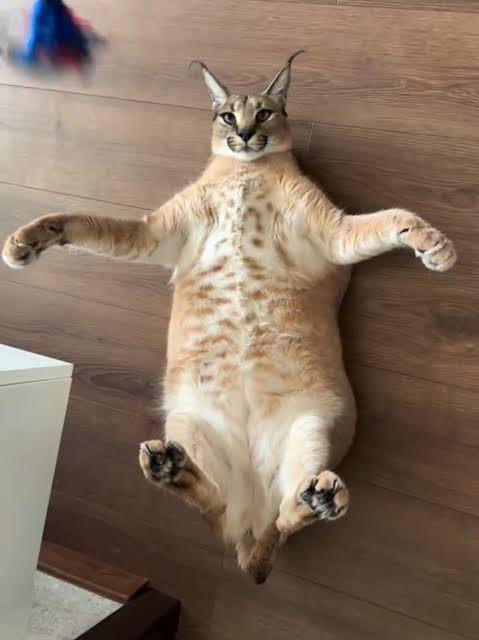
#> input picture RobotDreams/lesson_7/transformations/data/floppa.jpg, 479 x 640 px
$ jupyter execute --allow-errors Similarity.ipynb
#> lines starting #> are read from the running program, lines starting #| are printed output that depends on the picture; long printed decimals are rounded
# Image Similarity in Machine Learning

Image similarity is the task of measuring how visually or semantically similar two images are.

The definition of "similar" depends on the application:

| Type                    | What is compared?                             | Example                   |
| ----------------------- | --------------------------------------------- | ------------------------- |
| Pixel Similarity        | Exact pixel values                            | Detect duplicate images   |
| Structural Similarity   | Image structure (brightness, contrast, edges) | Image compression quality |
| Feature Similarity      | Local features like corners and keypoints     | Panorama stitching        |
| Deep Feature Similarity | Semantic content learned by CNNs              | Reverse image search      |
| Embedding Similarity    | Vector representation from neural networks    | Face recognition          |

| Method               | Complexity | Robust to Rotation | Robust to Scale | Robust to Lighting | Semantic Understanding |
| -------------------- | ---------- | ------------------ | --------------- | ------------------ | ---------------------- |
| MSE                  | ⭐          | ❌                  | ❌               | ❌                  | ❌                      |
| PSNR                 | ⭐          | ❌                  | ❌               | ❌                  | ❌                      |
| Histogram Comparison | ⭐⭐         | ✅                  | ✅               | ⚠️                 | ❌                      |
| SSIM                 | ⭐⭐         | ❌                  | ❌               | ✅                  | ❌                      |
| ORB/SIFT             | ⭐⭐⭐        | ✅                  | ✅               | ✅                  | ❌                      |
| CNN Embeddings       | ⭐⭐⭐⭐       | ✅                  | ✅               | ✅                  | ✅                      |
| CLIP Embeddings      | ⭐⭐⭐⭐⭐      | ✅                  | ✅               | ✅                  | ⭐⭐⭐⭐⭐                  |

[cell 1]
import cv2
import matplotlib.pyplot as plt
import numpy as np
import torch
import torch.nn.functional as F
from PIL import Image
from sklearn.metrics.pairwise import cosine_similarity
from tensorflow.keras.applications import MobileNetV2
from tensorflow.keras.applications.mobilenet_v2 import preprocess_input
from tensorflow.keras.preprocessing import image
from transformers import CLIPModel, CLIPProcessor

## 1. Mean Squared Error (MSE)
 - Lower is better. ( Compares images pixel-by-pixel. )
 - MSE is very small → images are almost identical.

[cell 2]
img1 = cv2.imread("data/floppa.jpg")
#> img1 is the input picture: shape (640, 479, 3); mean B, G, R 98.2, 115, 134.6
img1 = cv2.cvtColor(img1, cv2.COLOR_BGR2RGB)
img2 = np.clip(img1 * 1.1, 0, 255).astype(np.uint8)
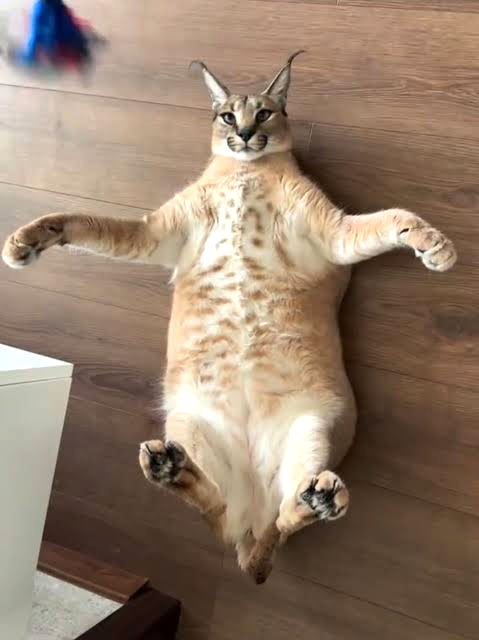
#> img2: shape (640, 479, 3); mean R, G, B 147.3, 125.9, 107.6

mse = np.mean((img1.astype(float) - img2.astype(float)) ** 2)
#> mse = 150.6

print(f'MSE: {mse}')
#| MSE: 150.613

[cell 3]
fig, (ax1, ax2) = plt.subplots(1, 2, figsize=(12, 5))
ax1.imshow(img1)
ax1.set_title("Original Image")
ax2.imshow(img2)
ax2.set_title("Modified Image")
plt.tight_layout()
plt.show()
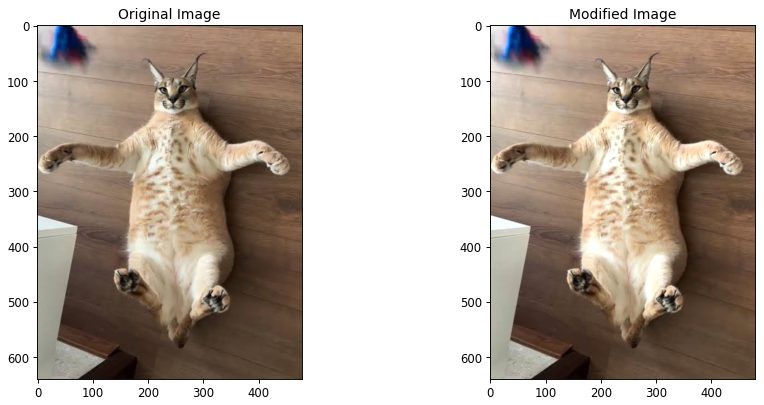
#> figure drawn by matplotlib, 2 panels

## 2. Structural Similarity Index (SSIM)

Instead of comparing pixels directly, SSIM compares:
 - luminance
 - contrast
 - structure

 Score:

- 1.0 = identical
- 0.0 = completely different

[cell 4]
img1 = cv2.imread("data/floppa.jpg")
img1 = cv2.cvtColor(img1, cv2.COLOR_BGR2RGB)
img2 = np.clip(img1 * 1.1, 0, 255).astype(np.uint8)


#> (the rest of this cell did not finish here and is left out)

## 3. Histogram Comparison

> Instead of pixels, compare color distributions.

[cell 5]
img1 = cv2.imread("data/floppa.jpg")
img1 = cv2.cvtColor(img1, cv2.COLOR_BGR2RGB)
img2 = np.clip(img1 * 1.1, 0, 255).astype(np.uint8)

hist1 = cv2.calcHist([img1],[0],None,[256],[0,256])
#> hist1 = 256 values, max 3470 at index 82, min 79 at index 5, mean 1197.5
hist2 = cv2.calcHist([img2],[0],None,[256],[0,256])
#> hist2 = 256 values, max 9920 at index 255, min 0 at index 10, mean 1197.5

score = cv2.compareHist(
    hist1,
    hist2,
    cv2.HISTCMP_CORREL
)
#> score = 0.519

print(f'Histogram Similarity: {score * 100:.2f}%')
#| Histogram Similarity: 51.92%

## 4. ORB Feature Matching

Instead of comparing pixels, ORB detects:

- corners
- edges
- texture

Even if images are:

- rotated
- scaled
- slightly noisy

ORB still works.

[cell 6]
img1 = cv2.imread("data/floppa.jpg")
img1 = cv2.cvtColor(img1, cv2.COLOR_BGR2RGB)
img2 = np.clip(img1 * 1.1, 0, 255).astype(np.uint8)

orb = cv2.ORB_create()

kp1, des1 = orb.detectAndCompute(img1, None)
#> kp1 = 500 keypoints; strongest (x, y, size): (316, 488, 31), (222, 114, 37.2), (407, 229, 31), (232, 114, 37.2)
kp2, des2 = orb.detectAndCompute(img2, None)
#> kp2 = 500 keypoints; strongest (x, y, size): (316, 488, 31), (222, 114, 37.2), (407, 229, 31), (229, 112, 44.6)

bf = cv2.BFMatcher(cv2.NORM_HAMMING)

matches = bf.match(des1, des2)
#> matches = 500 matches

print(f'Number of ORB matches: {len(matches)}')
#| Number of ORB matches: 500
# More matches = more similar.

$ run again, with RobotDreams/lesson_7/transformations/data/dog.jpg copied over RobotDreams/lesson_7/transformations/data/floppa.jpg
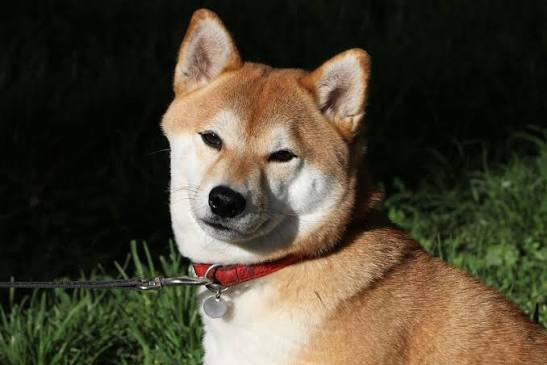
#> input picture RobotDreams/lesson_7/transformations/data/dog.jpg, 547 x 365 px
#> img1 is the input picture: shape (365, 547, 3); mean B, G, R 49.6, 66.8, 74.5
#> `img2 = np.clip(img1 * 1.1, 0, 255).astype(np.uint8)`:
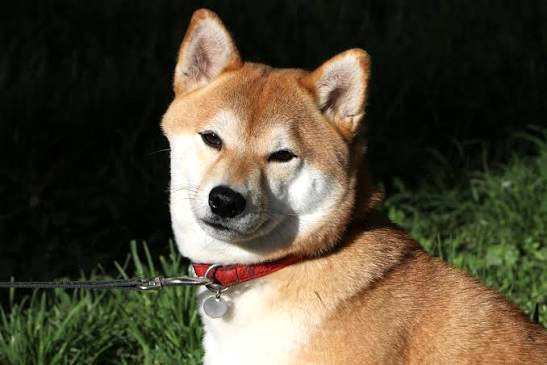
#> img2: shape (365, 547, 3); mean R, G, B 81.2, 73, 54.1
#> mse = 82.18
#| MSE: 82.185
#> `plt.show()`:
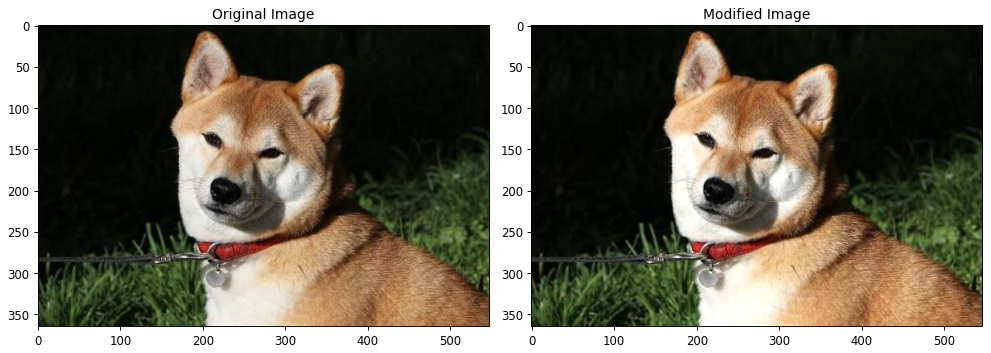
#> figure drawn by matplotlib, 2 panels
#> hist1 = 256 values, max 9793 at index 4, min 2 at index 251, mean 779.9
#> hist2 = 256 values, max 9793 at index 4, min 0 at index 10, mean 779.9
#> score = 0.896
#| Histogram Similarity: 89.64%
#> kp1 = 500 keypoints; strongest (x, y, size): (203, 286, 31), (205, 288, 31), (204, 135, 53.6), (203, 135, 64.3)
#> kp2 has the same summary as kp1
#> matches = 500 matches
#| Number of ORB matches: 500

$ run again, with RobotDreams/lesson_7/transformations/data/cat2.png saved as RobotDreams/lesson_7/transformations/data/floppa.jpg
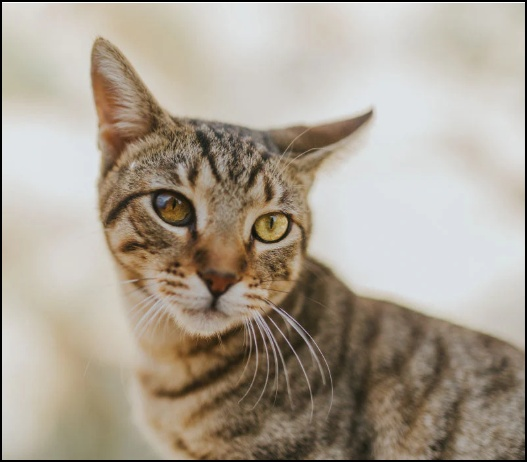
#> input picture RobotDreams/lesson_7/transformations/data/cat2.png, 527 x 462 px
#> img1 is the input picture: shape (462, 527, 3); mean B, G, R 146.8, 160.8, 170.7
#> `img2 = np.clip(img1 * 1.1, 0, 255).astype(np.uint8)`:
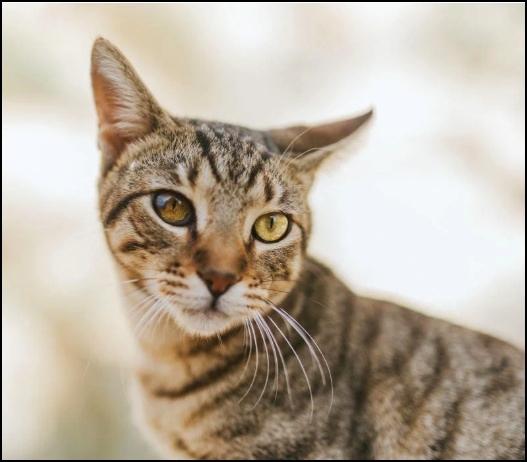
#> img2: shape (462, 527, 3); mean R, G, B 187.3, 176.4, 160.9
#> mse = 275.9
#| MSE: 275.917
#> `plt.show()`:
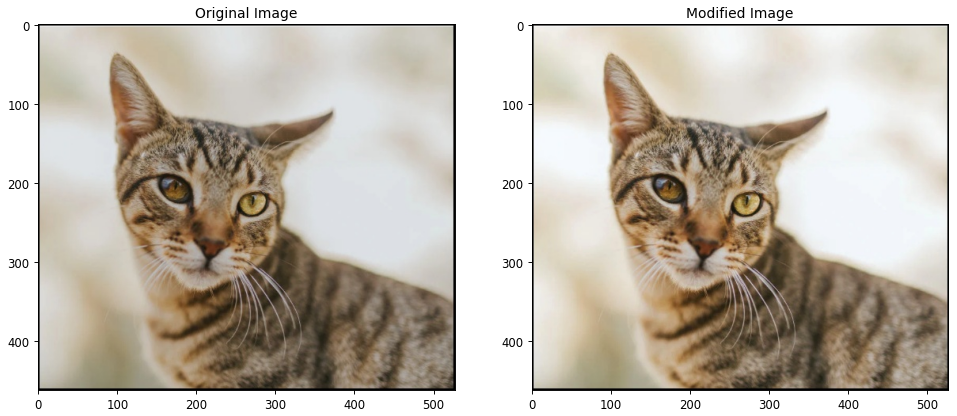
#> figure drawn by matplotlib, 2 panels
#> hist1 = 256 values, max 15581 at index 220, min 0 at index 12, mean 951.1
#> hist2 = 256 values, max 15581 at index 242, min 0 at index 10, mean 951.1
#> score = 0.0791
#| Histogram Similarity: 7.91%
#> kp1 = 500 keypoints; strongest (x, y, size): (256, 236, 77.1), (254, 236, 92.6), (257, 243, 64.3), (257, 242, 53.6)
#> kp2 = 500 keypoints; strongest (x, y, size): (256, 236, 77.1), (254, 236, 92.6), (257, 243, 64.3), (289, 219, 77.1)
#> matches = 500 matches
#| Number of ORB matches: 500
